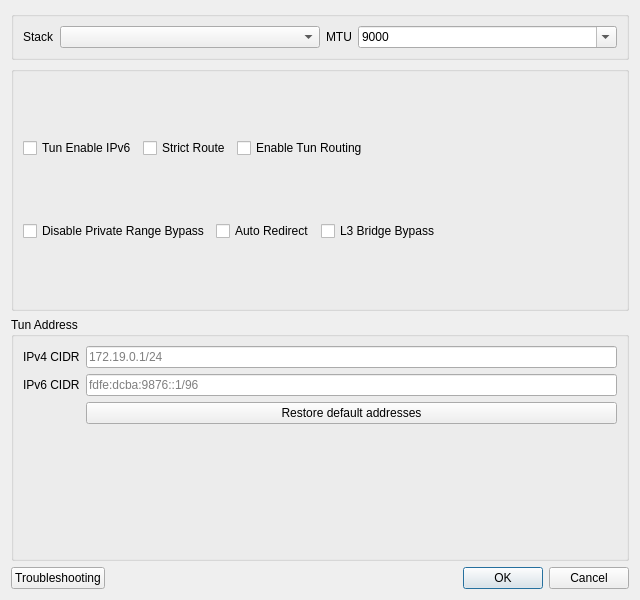
<?xml version="1.0" encoding="UTF-8"?>
<ui version="4.0">
 <class>DialogVPNSettings</class>
 <widget class="QDialog" name="DialogVPNSettings">
  <property name="geometry">
   <rect>
    <x>0</x>
    <y>0</y>
    <width>640</width>
    <height>600</height>
   </rect>
  </property>
  <property name="windowTitle">
   <string>Tun Settings</string>
  </property>
  <layout class="QVBoxLayout" name="verticalLayout">
   <item>
    <widget class="QGroupBox" name="groupBox">
     <property name="sizePolicy">
      <sizepolicy hsizetype="Preferred" vsizetype="Maximum">
       <horstretch>0</horstretch>
       <verstretch>0</verstretch>
      </sizepolicy>
     </property>
     <layout class="QHBoxLayout" name="horizontalLayout_5">
      <item>
       <widget class="QLabel" name="label_4">
        <property name="sizePolicy">
         <sizepolicy hsizetype="Maximum" vsizetype="Preferred">
          <horstretch>0</horstretch>
          <verstretch>0</verstretch>
         </sizepolicy>
        </property>
        <property name="text">
         <string notr="true">Stack</string>
        </property>
       </widget>
      </item>
      <item>
       <widget class="QComboBox" name="vpn_implementation">
        <property name="editable">
         <bool>false</bool>
        </property>
       </widget>
      </item>
      <item>
       <widget class="QLabel" name="label_10">
        <property name="sizePolicy">
         <sizepolicy hsizetype="Maximum" vsizetype="Preferred">
          <horstretch>0</horstretch>
          <verstretch>0</verstretch>
         </sizepolicy>
        </property>
        <property name="text">
         <string notr="true">MTU</string>
        </property>
       </widget>
      </item>
      <item>
       <widget class="QComboBox" name="vpn_mtu">
        <property name="editable">
         <bool>true</bool>
        </property>
        <item>
         <property name="text">
          <string notr="true">9000</string>
         </property>
        </item>
        <item>
         <property name="text">
          <string notr="true">1500</string>
         </property>
        </item>
       </widget>
      </item>
     </layout>
    </widget>
   </item>
   <item>
    <widget class="QGroupBox" name="horizontalGroupBox_2">
     <layout class="QVBoxLayout" name="checksVLayout">
      <item>
       <layout class="QHBoxLayout" name="checksRow1">
        <item>
         <widget class="QCheckBox" name="vpn_ipv6">
          <property name="text">
           <string>Tun Enable IPv6</string>
          </property>
         </widget>
        </item>
        <item>
         <widget class="QCheckBox" name="strict_route">
          <property name="text">
           <string>Strict Route</string>
          </property>
         </widget>
        </item>
        <item>
         <widget class="QCheckBox" name="tun_routing">
          <property name="toolTip">
           <string>&lt;html&gt;&lt;head/&gt;&lt;body&gt;&lt;p&gt;When enabled, Direct IP CIDRs and rule sets will also be added to the Tun setting to be excluded at OS routing level. IMPORTANT: Large rule sets have been reported to cause massive CPU usage in windows, please enable this option with caution.&lt;/p&gt;&lt;/body&gt;&lt;/html&gt;</string>
          </property>
          <property name="text">
           <string>Enable Tun Routing</string>
          </property>
         </widget>
        </item>
        <item>
         <spacer name="checksRow1Spacer">
          <property name="orientation">
           <enum>Qt::Orientation::Horizontal</enum>
          </property>
          <property name="sizeHint" stdset="0">
           <size>
            <width>40</width>
            <height>20</height>
           </size>
          </property>
         </spacer>
        </item>
       </layout>
      </item>
      <item>
       <layout class="QHBoxLayout" name="checksRow2">
        <item>
         <widget class="QCheckBox" name="disable_priv_range">
          <property name="toolTip">
           <string>&lt;html&gt;&lt;head/&gt;&lt;body&gt;&lt;p&gt;Allows traffics destined for private ranges to be hijacked into The Core&lt;/p&gt;&lt;/body&gt;&lt;/html&gt;</string>
          </property>
          <property name="text">
           <string>Disable Private Range Bypass</string>
          </property>
         </widget>
        </item>
        <item>
         <widget class="QCheckBox" name="auto_redirect">
          <property name="toolTip">
           <string>&lt;html&gt;&lt;head/&gt;&lt;body&gt;&lt;p&gt;Required on newer Linux kernels for the system and mixed stacks to pass traffic. While enabled, this machine cannot be used as a network gateway for other devices.&lt;/p&gt;&lt;/body&gt;&lt;/html&gt;</string>
          </property>
          <property name="text">
           <string>Auto Redirect</string>
          </property>
         </widget>
        </item>
        <item>
         <widget class="QCheckBox" name="l3_bridge">
          <property name="toolTip">
           <string>&lt;html&gt;&lt;head/&gt;&lt;body&gt;&lt;p&gt;Forwards bypassed traffic straight out of the network interface instead of rebuilding it as a new connection, which is faster and keeps NAT intact for games and P2P. Applies to UDP and ICMP only; TCP still needs to be sniffed and keeps taking the normal direct path.&lt;/p&gt;&lt;/body&gt;&lt;/html&gt;</string>
          </property>
          <property name="text">
           <string>L3 Bridge Bypass</string>
          </property>
         </widget>
        </item>
        <item>
         <spacer name="checksRow2Spacer">
          <property name="orientation">
           <enum>Qt::Orientation::Horizontal</enum>
          </property>
          <property name="sizeHint" stdset="0">
           <size>
            <width>40</width>
            <height>20</height>
           </size>
          </property>
         </spacer>
        </item>
       </layout>
      </item>
     </layout>
    </widget>
   </item>
   <item>
    <widget class="QGroupBox" name="tunAddressGroupBox">
     <property name="title">
      <string>Tun Address</string>
     </property>
     <layout class="QFormLayout" name="formLayout">
      <item row="0" column="0">
       <widget class="QLabel" name="label_tun_ipv4">
        <property name="text">
         <string>IPv4 CIDR</string>
        </property>
       </widget>
      </item>
      <item row="0" column="1">
       <widget class="QLineEdit" name="tun_ipv4_cidr">
        <property name="placeholderText">
         <string notr="true">172.19.0.1/24</string>
        </property>
       </widget>
      </item>
      <item row="1" column="0">
       <widget class="QLabel" name="label_tun_ipv6">
        <property name="text">
         <string>IPv6 CIDR</string>
        </property>
       </widget>
      </item>
      <item row="1" column="1">
       <widget class="QLineEdit" name="tun_ipv6_cidr">
        <property name="placeholderText">
         <string notr="true">fdfe:dcba:9876::1/96</string>
        </property>
       </widget>
      </item>
      <item row="2" column="1">
       <widget class="QPushButton" name="restore_default_addresses">
        <property name="text">
         <string>Restore default addresses</string>
        </property>
       </widget>
      </item>
     </layout>
    </widget>
   </item>
   <item>
    <layout class="QHBoxLayout" name="horizontalLayout_3">
     <item>
      <widget class="QPushButton" name="troubleshooting">
       <property name="text">
        <string>Troubleshooting</string>
       </property>
      </widget>
     </item>
     <item>
      <widget class="QDialogButtonBox" name="buttonBox">
       <property name="standardButtons">
        <set>QDialogButtonBox::StandardButton::Cancel|QDialogButtonBox::StandardButton::Ok</set>
       </property>
      </widget>
     </item>
    </layout>
   </item>
  </layout>
 </widget>
 <tabstops>
  <tabstop>vpn_implementation</tabstop>
  <tabstop>vpn_mtu</tabstop>
  <tabstop>vpn_ipv6</tabstop>
  <tabstop>tun_ipv4_cidr</tabstop>
  <tabstop>tun_ipv6_cidr</tabstop>
  <tabstop>restore_default_addresses</tabstop>
  <tabstop>strict_route</tabstop>
  <tabstop>troubleshooting</tabstop>
 </tabstops>
 <resources/>
 <connections>
  <connection>
   <sender>buttonBox</sender>
   <signal>rejected()</signal>
   <receiver>DialogVPNSettings</receiver>
   <slot>reject()</slot>
   <hints>
    <hint type="sourcelabel">
     <x>399</x>
     <y>575</y>
    </hint>
    <hint type="destinationlabel">
     <x>399</x>
     <y>299</y>
    </hint>
   </hints>
  </connection>
  <connection>
   <sender>buttonBox</sender>
   <signal>accepted()</signal>
   <receiver>DialogVPNSettings</receiver>
   <slot>accept()</slot>
   <hints>
    <hint type="sourcelabel">
     <x>399</x>
     <y>575</y>
    </hint>
    <hint type="destinationlabel">
     <x>399</x>
     <y>299</y>
    </hint>
   </hints>
  </connection>
 </connections>
</ui>
